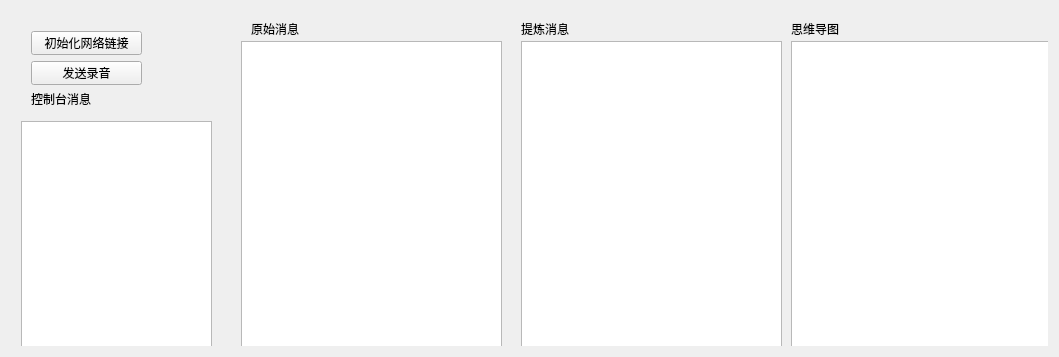
<?xml version="1.0" encoding="UTF-8"?>
<ui version="4.0">
 <class>MainWidget</class>
 <widget class="QWidget" name="MainWidget">
  <property name="geometry">
   <rect>
    <x>0</x>
    <y>0</y>
    <width>1059</width>
    <height>357</height>
   </rect>
  </property>
  <property name="windowTitle">
   <string>MainWindow</string>
  </property>
  <layout class="QHBoxLayout" name="horizontalLayout">
   <item>
    <widget class="QWidget" name="centralwidget" native="true">
     <widget class="QPushButton" name="btn_init">
      <property name="geometry">
       <rect>
        <x>20</x>
        <y>20</y>
        <width>111</width>
        <height>24</height>
       </rect>
      </property>
      <property name="text">
       <string>初始化网络链接</string>
      </property>
     </widget>
     <widget class="QPushButton" name="btn_start">
      <property name="geometry">
       <rect>
        <x>20</x>
        <y>50</y>
        <width>111</width>
        <height>24</height>
       </rect>
      </property>
      <property name="text">
       <string>发送录音</string>
      </property>
     </widget>
     <widget class="QPlainTextEdit" name="text_control">
      <property name="geometry">
       <rect>
        <x>10</x>
        <y>110</y>
        <width>191</width>
        <height>231</height>
       </rect>
      </property>
     </widget>
     <widget class="QLabel" name="label">
      <property name="geometry">
       <rect>
        <x>20</x>
        <y>80</y>
        <width>71</width>
        <height>16</height>
       </rect>
      </property>
      <property name="text">
       <string>控制台消息</string>
      </property>
     </widget>
     <widget class="QPlainTextEdit" name="text_raw_texture">
      <property name="geometry">
       <rect>
        <x>230</x>
        <y>30</y>
        <width>261</width>
        <height>311</height>
       </rect>
      </property>
     </widget>
     <widget class="QLabel" name="label_2">
      <property name="geometry">
       <rect>
        <x>240</x>
        <y>10</y>
        <width>54</width>
        <height>16</height>
       </rect>
      </property>
      <property name="text">
       <string>原始消息</string>
      </property>
     </widget>
     <widget class="QLabel" name="label_3">
      <property name="geometry">
       <rect>
        <x>510</x>
        <y>10</y>
        <width>54</width>
        <height>16</height>
       </rect>
      </property>
      <property name="text">
       <string>提炼消息</string>
      </property>
     </widget>
     <widget class="QPlainTextEdit" name="text_simplify_texture">
      <property name="geometry">
       <rect>
        <x>510</x>
        <y>30</y>
        <width>261</width>
        <height>311</height>
       </rect>
      </property>
     </widget>
     <widget class="QPlainTextEdit" name="text_mindmap">
      <property name="geometry">
       <rect>
        <x>780</x>
        <y>30</y>
        <width>261</width>
        <height>311</height>
       </rect>
      </property>
     </widget>
     <widget class="QLabel" name="label_4">
      <property name="geometry">
       <rect>
        <x>780</x>
        <y>10</y>
        <width>54</width>
        <height>16</height>
       </rect>
      </property>
      <property name="text">
       <string>思维导图</string>
      </property>
     </widget>
    </widget>
   </item>
  </layout>
 </widget>
 <resources/>
 <connections/>
</ui>
